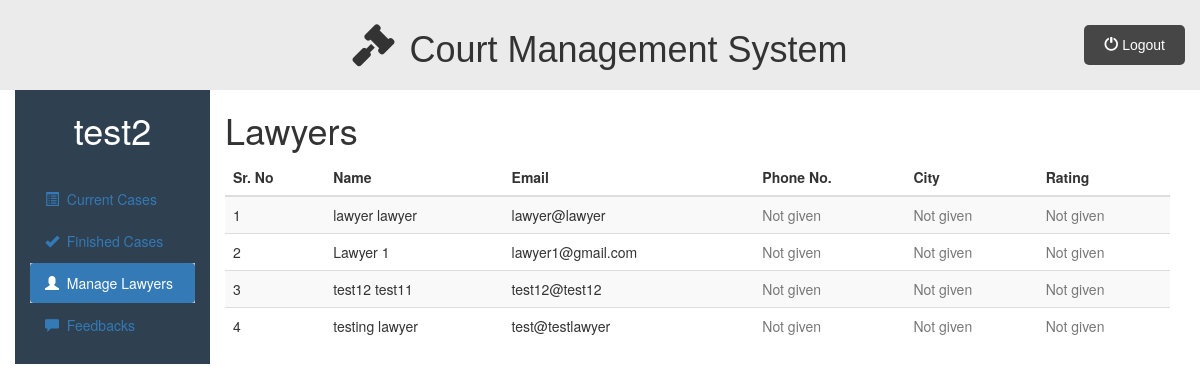
The page /admin_dashboard.php?q=managelawyers (signed in) on the database its author committed.
### tables this page shows
CREATE TABLE `lawyer_login` (
  `lawyer_id` int(11) NOT NULL,
  `lawyer_first_name` varchar(50) NOT NULL,
  `lawyer_last_name` varchar(50) NOT NULL,
  `lawyer_email` varchar(50) NOT NULL,
  `lawyer_password` varchar(200) NOT NULL,
  `lawyer_phone_no` int(11) DEFAULT NULL,
  `lawyer_city` varchar(100) DEFAULT NULL,
  `lawyer_address` varchar(200) DEFAULT NULL,
  `lawyer_rating` int(11) DEFAULT NULL,
  `specialization` varchar(100) DEFAULT NULL,
  `lawyer_image` blob DEFAULT NULL,
  `image_type` varchar(50) DEFAULT NULL
);

### admin/managelawyers.php (the view, shortened to what this page needs)
<div class="container-fluid">
    <div class="row">
        <div class="col-sm-2">
            <h1><?php echo htmlspecialchars($_SESSION["admin_name"] ?? ""); ?></h1>
            <br>
            <ul id="side_menu" class="nav nav-pills nav-stacked">
                <li><a href="admin_dashboard.php"><span class="glyphicon glyphicon-list-alt"></span>&nbsp; Current
                        Cases</a></li>
                <li><a href="admin_dashboard.php?q=finishedcases"><span class="glyphicon glyphicon-ok"></span>&nbsp;
                        Finished Cases</a></li>
                <li class="active"><a href="admin_dashboard.php?q=managelawyers"><span
                            class="glyphicon glyphicon-user"></span>&nbsp; Manage Lawyers</a></li>
                <li><a href="admin_dashboard.php?q=feedbacks"><span class="glyphicon glyphicon-comment"></span>&nbsp;
                        Feedbacks</a></li>
            </ul>
        </div>
        <div class="col-sm-10">
            <h1>Lawyers</h1>
            <div class="table-responsive">
                <table class="table table-striped table-hover">
                    <thead>
                        <tr>
                            <th>Sr. No</th>
                            <th>Name</th>
                            <th>Email</th>
                            <th>Phone No.</th>
                            <th>City</th>
                            <th>Rating</th>
                        </tr>
                    </thead>
                    <tbody>
                        <?php
                        require_once("includes/db.php");
                        if ($con) {
                            $x = 1;
                            $stmt = $con->prepare("
                                SELECT lawyer_id, lawyer_first_name, lawyer_last_name, lawyer_email,
                                       lawyer_phone_no, lawyer_city, lawyer_rating
                                FROM lawyer_login
                                ORDER BY lawyer_first_name ASC
                            ");
                            $stmt->execute();
                            $result = $stmt->get_result();
                            if ($result->num_rows > 0) {
                                while ($row = $result->fetch_assoc()) {
                                    $lawyer_name = htmlspecialchars($row['lawyer_first_name'] . " " . $row['lawyer_last_name']);
                                    $lawyer_email = htmlspecialchars($row['lawyer_email']);
                                    $lawyer_phone = $row['lawyer_phone_no'] ? htmlspecialchars($row['lawyer_phone_no']) : "<span class='text-muted'>Not given</span>";
                                    $lawyer_city = $row['lawyer_city'] ? htmlspecialchars($row['lawyer_city']) : "<span class='text-muted'>Not given</span>";
                                    $lawyer_rating = $row['lawyer_rating'] ? htmlspecialchars($row['lawyer_rating']) : "<span class='text-muted'>Not given</span>";
                                    echo "
                                    <tr>
                                        <td>{$x}</td>
                                        <td>{$lawyer_name}</td>
                                        <td>{$lawyer_email}</td>
                                        <td>{$lawyer_phone}</td>
                                        <td>{$lawyer_city}</td>
                                        <td>{$lawyer_rating}</td>
                                    </tr>";
                                    $x++;
                                }
                            } else {
                                echo "<tr><td colspan='6' class='text-center text-muted'>No lawyers found</td></tr>";
                            }
                        } else {
                            echo "<tr><td colspan='6' class='text-center text-danger'>Database connection error</td></tr>";
                        }
                        ?>
                    </tbody>
                </table>
            </div>
        </div>
    </div>
</div>

### public/css/style.css (style rules this page uses)
* { padding: 0%; margin: 0%; box-sizing: border-box; }
html { scroll-behavior: smooth; }
ul { list-style-type: none; }
.active, .accordion:hover { background-color: #ccc; }

### public/css/dashboard.css (style rules this page uses)
.row { background-color: #2f4050; }
.col-sm-10 { background-color: #fff; }
.col-sm-2 h1 { color: #fff; text-align:center; }

### rows shown on the page
lawyer_login: lawyer_name "lawyer lawyer", lawyer_email "lawyer@lawyer", shows "Not given"
lawyer_login: lawyer_name "Lawyer 1", lawyer_email "lawyer1@gmail.com", shows "Not given"
lawyer_login: lawyer_name "test12 test11", lawyer_email "test12@test12", shows "Not given"
lawyer_login: lawyer_name "testing lawyer", lawyer_email "test@testlawyer", shows "Not given"

### other values the page prints
$_SESSION["admin_name"] "test2"
